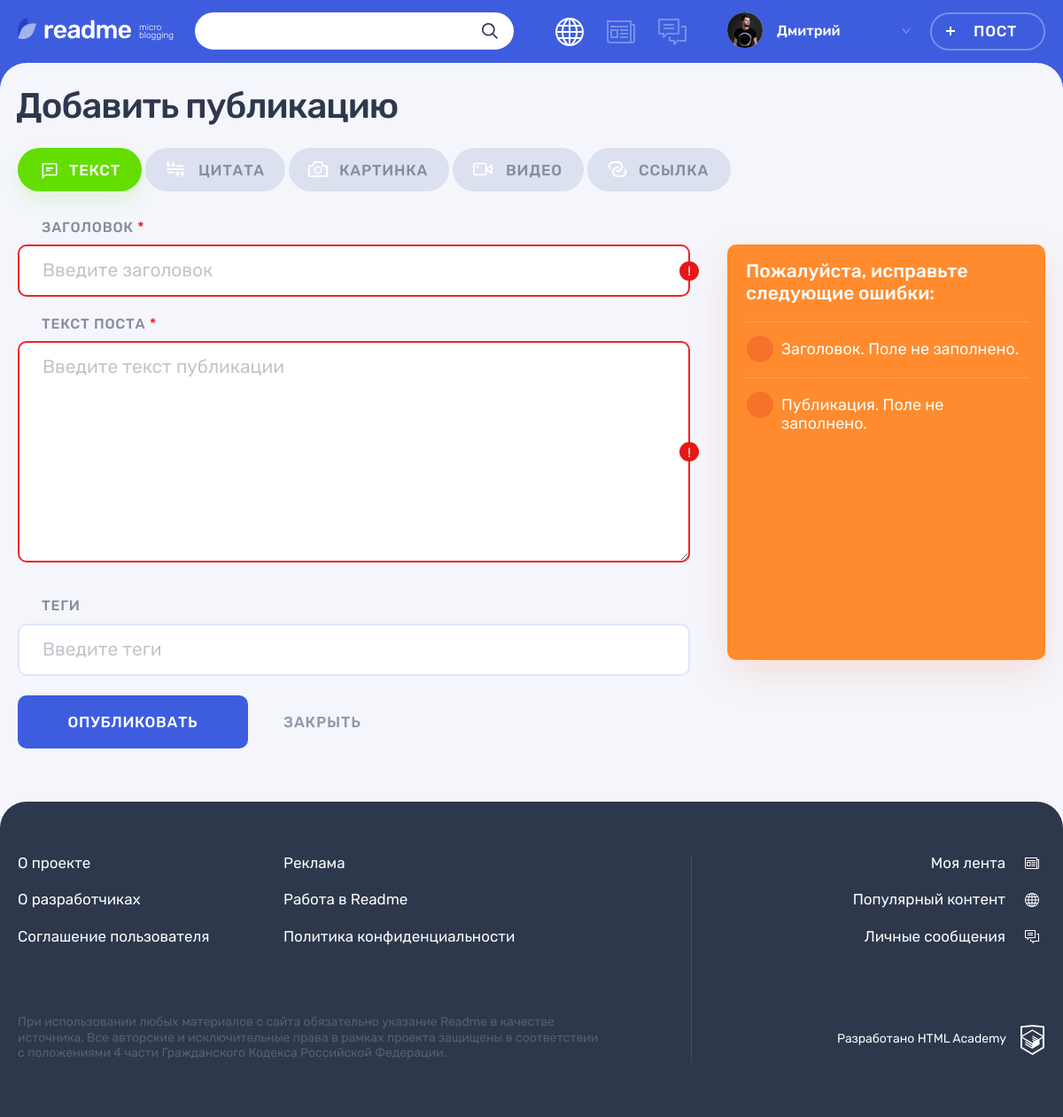
The page /add.php on the database its author committed.
### tables this page shows
CREATE TABLE content_types (
  id  INT UNSIGNED AUTO_INCREMENT PRIMARY KEY NOT NULL,
  type_name VARCHAR(128) NOT NULL,
  class_name VARCHAR(128) NOT NULL
);

### helpers.php (called while the page is built, shortened)
<?php
function include_template($name, array $data = [])
{
    $name = 'templates/' . $name;
    extract($data);
    require $name;
    $result = ob_get_clean();
    return $result;
}

### includes/functions.inc.php (called while the page is built, shortened)
<?php
function select_query($con, $sql, $type = 'all') {
  mysqli_set_charset($con, "utf8");
  $result = mysqli_query($con, $sql) or trigger_error("Ошибка в запросе к базе данных: ".mysqli_error($con), E_USER_ERROR);
  if ($type == 'assoc') {
    return mysqli_fetch_assoc($result);
  }
  return mysqli_fetch_all($result, MYSQLI_ASSOC);
}
function get_filter_active($current_content_type_id, $content_type) {
  if ($current_content_type_id == $content_type['id']) {
    return 'filters__button--active';
  }
}
function check_empty_field($required_fields, $fields_map, $errors) {
  foreach ($required_fields as $field) {
      if (empty($_POST[$field])) {
          $errors[$field] = $fields_map[$field] . 'Поле не заполнено.';
      }
  }
  return $errors;
}
function check_validity($con, $current_content_type_id, $fields_map) {
  $errors = [];
  if ($current_content_type_id == 1) {
    $required_fields = ['text-heading', 'text-content',];
    $errors = check_empty_field($required_fields, $fields_map, $errors);
  }
  if (!empty($errors)) {
      return $errors;
  }
}

### templates/add.php (the view, shortened to what this page needs)
<?php
require_once('includes/functions.inc.php');
?>
<div class="page__main-section">
  <div class="container">
    <h1 class="page__title page__title--adding-post">Добавить публикацию</h1>
  </div>
  <div class="adding-post container">
    <div class="adding-post__tabs-wrapper tabs">
      <div class="adding-post__tabs filters">
        <ul class="adding-post__tabs-list filters__list tabs__list">
          <?php foreach($content_types as $content_type): ?>
          <li class="adding-post__tabs-item filters__item">
            <a class="adding-post__tabs-link filters__button filters__button--<?= $content_type['class_name'] ?> <?= get_filter_active($current_content_type_id, $content_type) ?> tabs__item tabs__item--active button" href="?post_type=<?= $content_type['id'] ?>">
              <svg class="filters__icon" width="22" height="18">
                <use xlink:href="#icon-filter-<?= $content_type['class_name'] ?>"></use>
              </svg>
              <span><?= $content_type['type_name'] ?></span>
            </a>
          </li>
        <?php endforeach; ?>
        </ul>
      </div>
      <div class="adding-post__tab-content">
        <section class="adding-post__photo tabs__content tabs__content--active">
        <?= $add_content ?>
        </section>
      </div>
    </div>
  </div>
</div>

### rows shown on the page
content_types: type_name "ТЕКСТ"
content_types: type_name "ЦИТАТА"
content_types: type_name "КАРТИНКА"
content_types: type_name "ВИДЕО"
content_types: type_name "ССЫЛКА"

### other values the page prints
$user_name "Дмитрий"
$error "Заголовок. Поле не заполнено."
$error "Публикация. Поле не заполнено."
